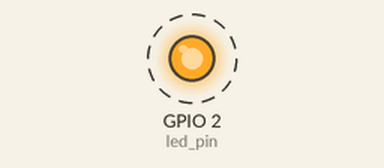
Simulated run of this sketch. Board: ESP32. Parts: output pins drawn as LEDs (lit = HIGH). Dashed ring = blinking.

Above: at 0.2 s.
Timing chart, 0 to 3.0 s (numbered marks = the images above):
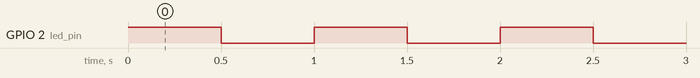

The sketch:

LED_blink.ino
```cpp
// Use only one core
#if CONFIG_FREERTOS_UNICORE
static const BaseType_t app_cpu = 0;
#else
static const BaseType_t app_cpu = 1;
#endif;

static const int led_pin = LED_BUILTIN;

// LED blink task

void blinkLED(void* parameter) {
  while(1) {
    digitalWrite(led_pin, HIGH);
    vTaskDelay(500 / portTICK_PERIOD_MS);
    digitalWrite(led_pin, LOW);
    vTaskDelay(500 / portTICK_PERIOD_MS);
  }
}

void setup() {
  pinMode(led_pin, OUTPUT);

  xTaskCreatePinnedToCore(blinkLED, "blink_LED", 1024, NULL, 1, NULL, app_cpu);
}

void loop() {
  // put your main code here, to run repeatedly:

}
```

Measured:
- by itself, GPIO 2 (led_pin): alternates HIGH for 0.50 s and LOW for 0.50 s
